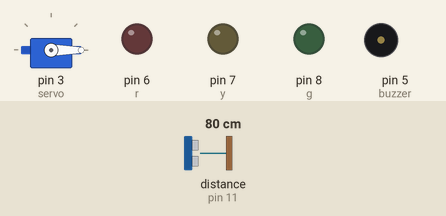
This sketch was run on a simulated Arduino Uno, built with avr-gcc and run on an emulated ATmega328P. Shown: servo, output pins drawn as LEDs (lit = HIGH), buzzer (waves = sounding). Wiring (inferred from the names in the program): ultrasonic range finder: trigger pin 10; echo pin 11. The inputs (shaded band) are chosen by the test bench; at power-on: distance to the obstacle (sensor on pin 11) 80 cm. The echo pulse lasts 58.3 µs per cm; pins used as bus, display or sensor lines are not drawn.

Above: at 0.01 s.
1.3 s: distance to the obstacle (sensor on pin 11) set to 2 cm
At 3.99 s:
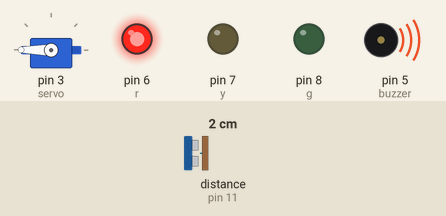
4.3 s: distance to the obstacle (sensor on pin 11) set to 250 cm
At 4.8 s:
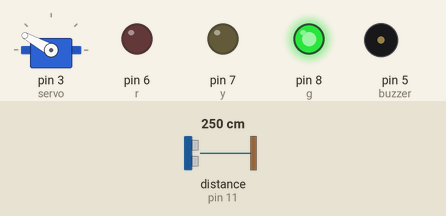
7.3 s: distance to the obstacle (sensor on pin 11) set to 4 cm
At 8.98 s:
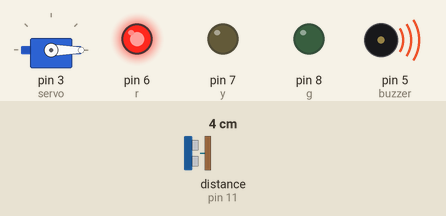
10.3 s: distance to the obstacle (sensor on pin 11) set to 299 cm
At 11.0 s:
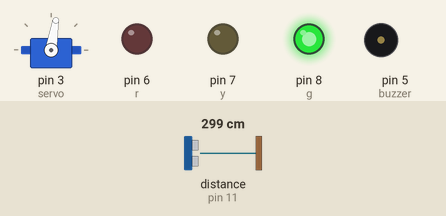
13.3 s: distance to the obstacle (sensor on pin 11) set to 9 cm
At 14.12 s:
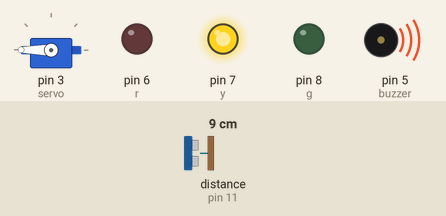
16.3 s: distance to the obstacle (sensor on pin 11) set to 35 cm
Timing chart, 0 to 20.3 s (numbered marks = the images above; inputs shaded):
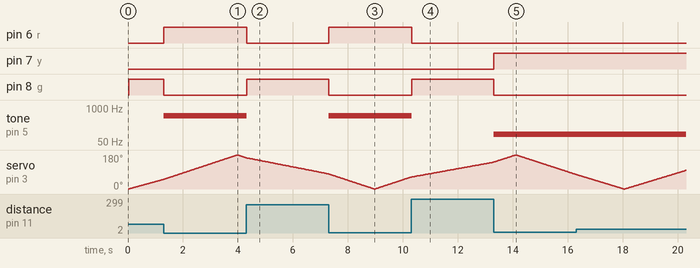

Measured:
- after the input at 1.3 s, pin 6 (r): LOW → HIGH at once; pin 8 (g): HIGH → LOW at once; tone on pin 5 (buzzer): silent → 500 Hz at once
- after the input at 4.3 s, pin 6 (r): HIGH → LOW at once; pin 8 (g): LOW → HIGH at once; tone on pin 5 (buzzer): 500 Hz → silent at once
- after the input at 7.3 s, pin 6 (r): LOW → HIGH at once; pin 8 (g): HIGH → LOW at once; tone on pin 5 (buzzer): silent → 500 Hz at once
- after the input at 10.3 s, pin 6 (r): HIGH → LOW at once; pin 8 (g): LOW → HIGH at once; tone on pin 5 (buzzer): 500 Hz → silent at once
- after the input at 13.3 s, pin 7 (y): LOW → HIGH at once; pin 8 (g): HIGH → LOW at once; tone on pin 5 (buzzer): silent → 100 Hz at once

The sketch:

UltraSonicScanner.ino
```cpp
#include <Servo.h>

Servo myservo;

int r = 6;
int y = 7;
int g = 8;

int buzzer = 5;
int servo = 3;

int trig = 10;
int echo = 11;

long duration;
float distance;

int wait = 1000;

void setup() {
  // put your setup code here, to run once:
  myservo.attach(servo);
  pinMode(trig, OUTPUT);
  pinMode(echo, INPUT);
  pinMode(r, OUTPUT);
  pinMode(y, OUTPUT);
  pinMode(g, OUTPUT);
  pinMode(buzzer, OUTPUT);
}

void loop() {
  // put your main code here, to run repeatedly:
  for(int deg = 0; deg <= 180; deg++){
    myservo.write(deg);
    delay(10);

    digitalWrite(trig, LOW);
    delay(10);
    digitalWrite(trig, HIGH);
    delayMicroseconds(10);
    digitalWrite(trig, LOW);
    duration = pulseIn(echo, HIGH);
    distance = duration * 0.017;
    if(distance > 40){
      digitalWrite(g, HIGH);
      digitalWrite(r, LOW);
      digitalWrite(y, LOW);
      noTone(buzzer);
    }
    else if(distance > 5){
      digitalWrite(y, HIGH);
      digitalWrite(g, LOW);
      digitalWrite(r, LOW);
      tone(buzzer, 100);
    }
    else{
      digitalWrite(r, HIGH);
      digitalWrite(g, LOW);
      digitalWrite(y, LOW);
      tone(buzzer, 500);
    }
  }

  for(int deg = 180; deg >= 0; deg--){
    myservo.write(deg);
    delay(10);

    digitalWrite(trig, LOW);
    delay(10);
    digitalWrite(trig, HIGH);
    delayMicroseconds(10);
    digitalWrite(trig, LOW);
    duration = pulseIn(echo, HIGH);
    distance = duration * 0.017;

    if(distance > 40){
      digitalWrite(g, HIGH);
      digitalWrite(r, LOW);
      digitalWrite(y, LOW);
      noTone(buzzer);
    }
    else if(distance > 5){
      digitalWrite(y, HIGH);
      digitalWrite(g, LOW);
      digitalWrite(r, LOW);
      tone(buzzer, 100);
    }
    else{
      digitalWrite(r, HIGH);
      digitalWrite(g, LOW);
      digitalWrite(y, LOW);
      tone(buzzer, 500);
    }
  }
}
```
